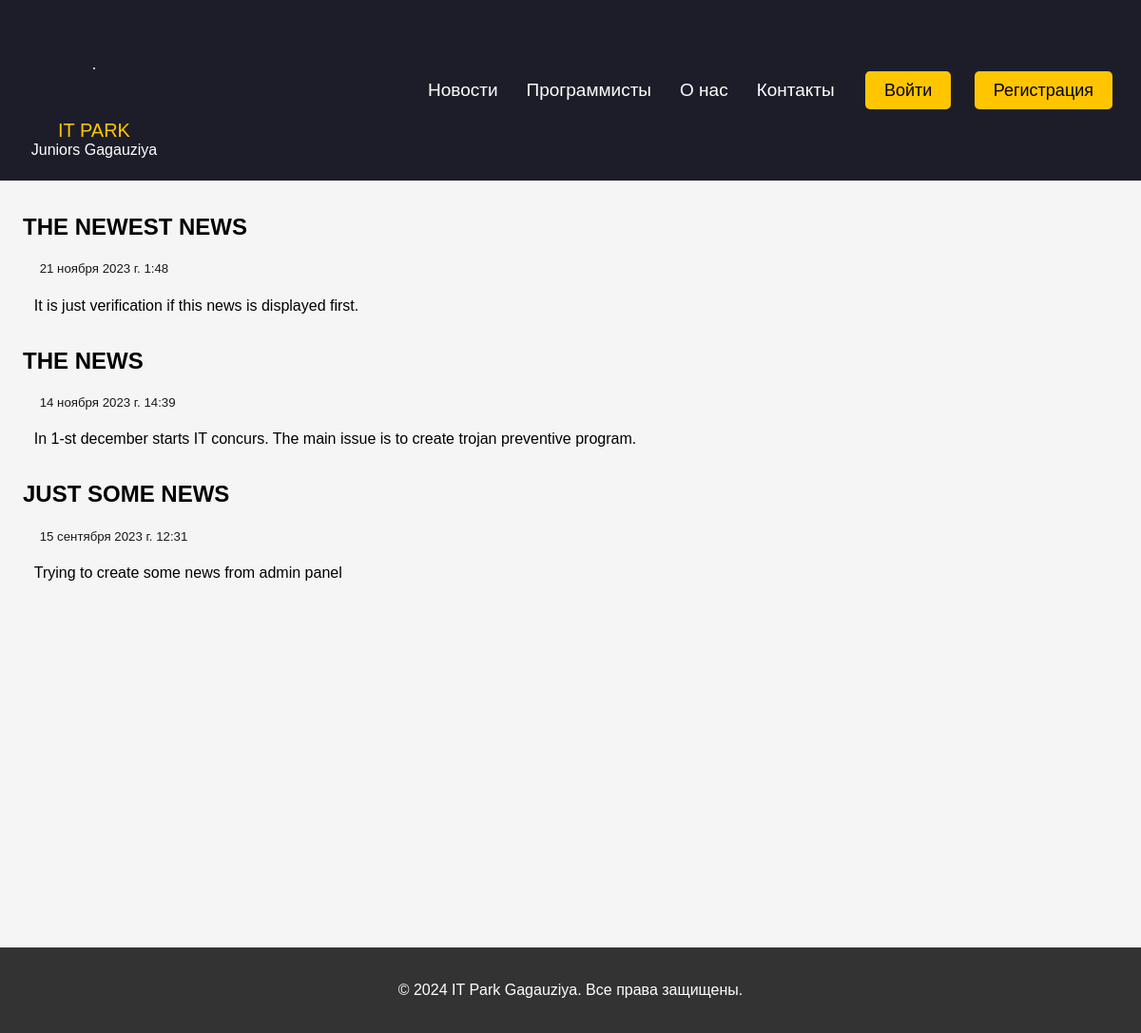
Page /news on the committed database.
### home/models.py (models this page shows, shortened)
class News(models.Model):
    title = models.CharField(max_length=250)
    slug = models.SlugField(max_length=250)
    body = models.TextField()
    published = models.DateTimeField(default=timezone.now)
    class Meta:
        verbose_name = 'News'
        verbose_name_plural = "News"

### home/views.py (the view)
# urls.py: path('news', views.news_view, name='news_view')
def news_view(request):
    news = News.objects.filter().order_by('-published')
    if request.user.groups.filter(name='Программист').exists():
        return redirect(to='programmer:news_view')
    elif request.user.groups.filter(name='Заказчик').exists():
        return redirect(to='customer:news_view')
    else:
        return render(request, 'home/news_view.html', {'news': news})

### home/templates/home/news_view.html (shortened to what this page needs)
{% extends "home/base.html" %}
{% block content %}
    <section class="news">
        {% for x in news %}
        <h2>{{ x.title }}</h2>
        <h5>{{ x.published }}</h5>
        <h4>{{ x.body }}</h4>
        {% endfor %}
    </section>
{% endblock %}

### home/static/home/css/styles.css (style rules this page uses)
body { margin: 0; padding: 0; background-color: #f5f5f5; font-family: 'Lucida Sans', 'Lucida Sans Regular', 'Lucida Grande', 'Lucida Sans Unicode', Geneva, Verdana, sans-serif; }
:root { --animation-duration: 1600; }
.news { position: relative; margin-left: 2%; }
.news h2 { text-transform: uppercase; position: relative; margin-top: 3%; }
.news h5, .news h4 { font-weight: normal; position: relative; margin-left: 1%; }
.news h5 { opacity: 90%; position: relative; margin-left: 1.5%; }

### rows in the picture
News: title "THE NEWEST NEWS", published "21 ноября 2023 г. 1:48", body "It is just verification if this news is displayed first."
News: title "THE NEWS", published "14 ноября 2023 г. 14:39", body "In 1-st december starts IT concurs. The main issue is to create trojan preventive program."
News: title "JUST SOME NEWS", published "15 сентября 2023 г. 12:31", body "Trying to create some news from admin panel"
